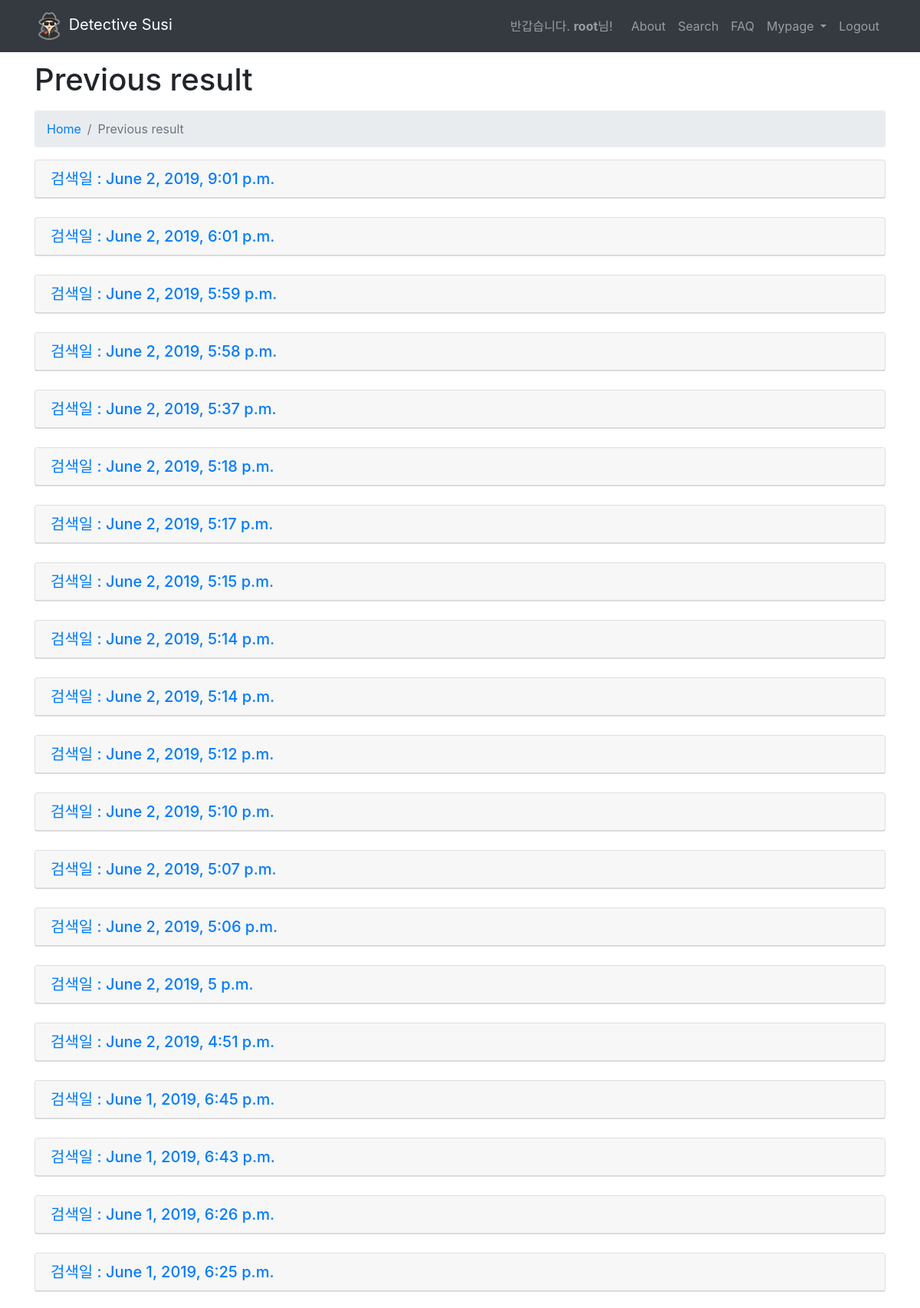
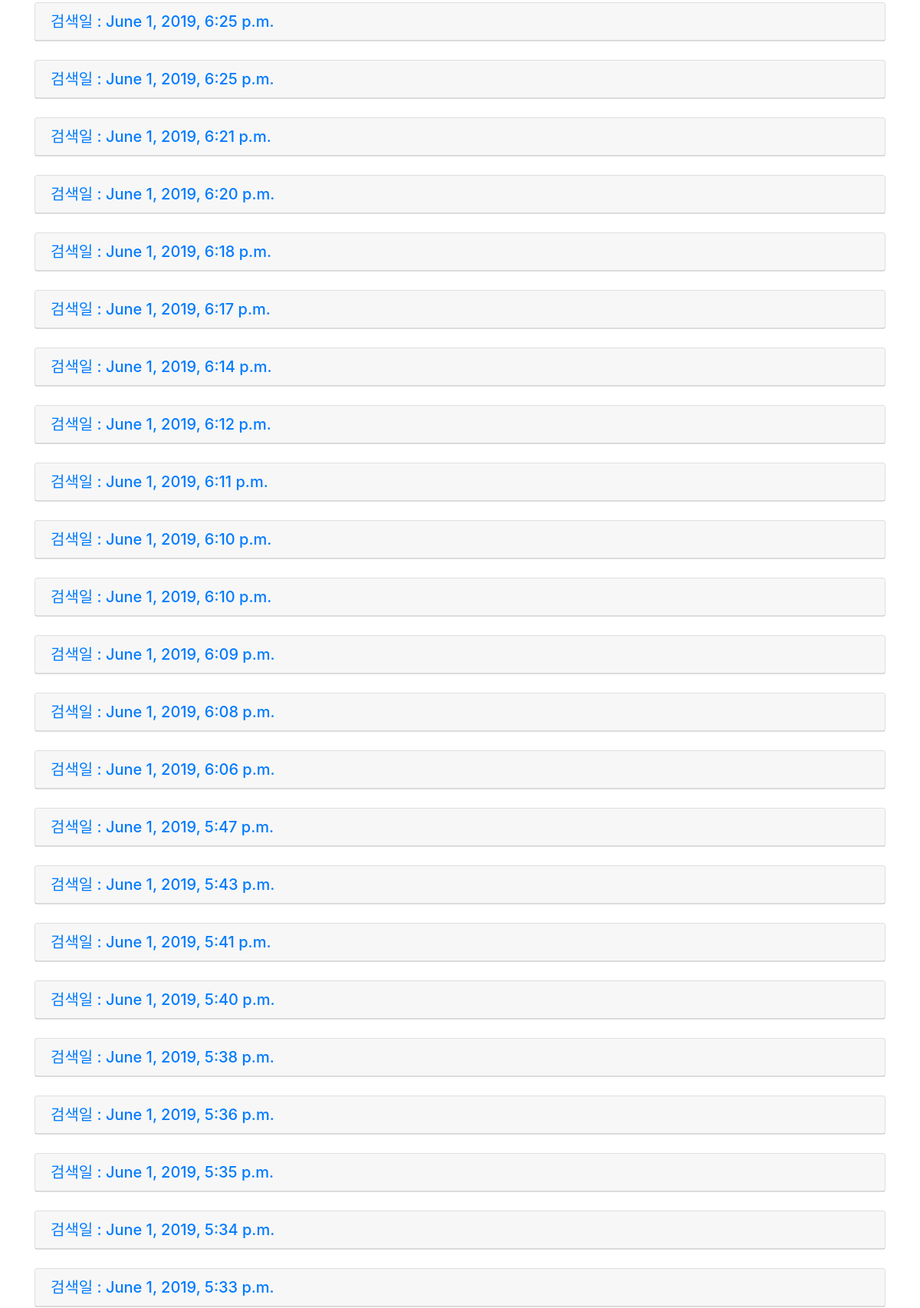
Page /result/ (signed in, upper part) on the committed database (2 pictures, top to bottom).
### detectivesusi/mysite/main/models.py (models this page shows, shortened)
class chk_value(models.Model):
	id = models.AutoField(primary_key=True)
	user = models.ForeignKey(User,on_delete=models.CASCADE)		#user
	preferwhere1 = models.CharField(null=True,blank=True,max_length=50)	#선호지역
	preferwhere2 = models.CharField(null=True,blank=True,max_length=50)
	preferwhere3 = models.CharField(null=True,blank=True,max_length=50)
	prefertype1 = models.CharField(null=True,blank=True,max_length=50)		#선호계열
	prefertype2 = models.CharField(null=True,blank=True,max_length=50)
	prefertype3 = models.CharField(null=True,blank=True,max_length=50)
	prefertype4 = models.CharField(null=True,blank=True,max_length=50)
	prefertype5 = models.CharField(null=True,blank=True,max_length=50)
	prefertype6 = models.CharField(null=True,blank=True,max_length=50)
	total_avgrate = models.FloatField(null=True,blank=True)		#평균 내신
	main_avgrate = models.FloatField(null=True,blank=True)		#주요과목 내신
	executive_cnt = models.IntegerField(null=True,blank=True)	#임원활동
	absent = models.IntegerField(null=True,blank=True)			#무단결석
	award_cnt = models.IntegerField(null=True,blank=True)		#수상경력
	circle_cnt = models.IntegerField(null=True,blank=True)		#동아리활동
	volunteer = models.IntegerField(null=True,blank=True)		#봉사시간
	reading = models.IntegerField(null=True,blank=True)			#독후감
	created_date = models.DateTimeField(null=True, blank=True)	#생성일

### detectivesusi/mysite/main/views.py (the view)
# urls.py: path('result/', views.result, name='result'),
def result(request):
    user = request.user
    datas = chk_value.objects.filter(user=user).order_by('-created_date')   # date 최신것 부터 목록뽑기
    context = {
        'chk_value':datas
    }
    return render(request,'main/result.html',context)

### detectivesusi/mysite/main/templates/main/result.html (shortened to what this page needs)
{% extends "main/layout.html" %}
{% load static %}
{% block content %}
<link rel="stylesheet" href="{% static 'css/search.css' %}">
  <div class="container">
    <h1 class="mt-4 mb-3">Previous result</h1>
    <ol class="breadcrumb">
      <li class="breadcrumb-item">
        <a href="{% url 'main:home' %}">Home</a>
      </li>
      <li class="breadcrumb-item active">Previous result</li>
    </ol>
{% if user.is_authenticated %}
    {% if chk_value %}
        {% for s in chk_value %}
 <div class="mb-4" id="accordion" role="tablist" aria-multiselectable="true">
      <div class="card">
        <div class="card-header" role="tab" id="headingOne{{s.id}}">
          <h5 class="mb-0">
            <a data-toggle="collapse" data-parent="#accordion" href="#collapseOne{{s.id}}" aria-expanded="true" aria-controls="collapseOne{{s.id}}">
            검색일 : {{s.created_date}}</a>
          </h5>
        </div>
      </div>
</div>
{% endfor %}
</div>
{% endif %}
  {% else %}
  <script type="text/javascript">
    alert('로그인이 필요합니다! \n로그인 화면으로 이동합니다.')
    window.location.href = '/login';
  </script>
{% endif %}
{% endblock %}

### detectivesusi/mysite/main/templates/main/layout.html (shortened to what this page needs)
{% load static %}
<html lang="kor">
<head>
    <link href="{% static 'vendor/bootstrap/css/bootstrap.min.css' %}" rel="stylesheet">
    <link href="{% static 'css/modern-business.css' %}" rel="stylesheet">
</head>
<body>
  <nav class="navbar fixed-top navbar-expand-lg navbar-dark bg-dark fixed-top">
    <div class="container">
      <a class="navbar-brand" href="{% url 'main:home' %}"><img src="{% static 'images/logo.png' %}" alt="logo"> Detective Susi</a>
      <div class="collapse navbar-collapse" id="navbarResponsive">
        <ul class="navbar-nav ml-auto">
          {% if user.is_authenticated %}
             <span class="navbar-text">
                반갑습니다. <b>{{user.username}}</b>님!
             </span>
          <li class="nav-item">
            <a class="nav-link" href="/about">About</a>
          </li>
          <li class="nav-item">
            <a class="nav-link" href="/search">Search</a>
          </li>
          <li class="nav-item">
            <a class="nav-link" href="/faq">FAQ</a>
          </li>
          <li class="nav-item dropdown">
            <a class="nav-link dropdown-toggle" href="#" id="navbarDropdownMypage" data-toggle="dropdown" aria-haspopup="true" aria-expanded="false">
              Mypage
            </a>
          </li>
          <li><a class="nav-link" href="{% url 'main:logout' %}">Logout</a></li>
        {% endif %}
        </ul>
      </div>
    </div>
  </nav>
    {% block content %}
    {% endblock %}
</body>
</html>

### detectivesusi/mysite/static/css/modern-business.css (style rules this page uses)
body { padding-top: 56px; }

### rows in the picture
chk_value: created_date "June 2, 2019, 9:01 p.m."
chk_value: created_date "June 2, 2019, 6:01 p.m."
chk_value: created_date "June 2, 2019, 5:59 p.m."
chk_value: created_date "June 2, 2019, 5:58 p.m."
chk_value: created_date "June 2, 2019, 5:37 p.m."
chk_value: created_date "June 2, 2019, 5:18 p.m."
chk_value: created_date "June 2, 2019, 5:17 p.m."
chk_value: created_date "June 2, 2019, 5:15 p.m."
chk_value: created_date "June 2, 2019, 5:14 p.m."
chk_value: created_date "June 2, 2019, 5:14 p.m."
chk_value: created_date "June 2, 2019, 5:12 p.m."
chk_value: created_date "June 2, 2019, 5:10 p.m."
chk_value: created_date "June 2, 2019, 5:07 p.m."
chk_value: created_date "June 2, 2019, 5:06 p.m."
chk_value: created_date "June 2, 2019, 5 p.m."
chk_value: created_date "June 2, 2019, 4:51 p.m."
chk_value: created_date "June 1, 2019, 6:45 p.m."
chk_value: created_date "June 1, 2019, 6:43 p.m."
chk_value: created_date "June 1, 2019, 6:26 p.m."
chk_value: created_date "June 1, 2019, 6:25 p.m."
chk_value: created_date "June 1, 2019, 6:25 p.m."
chk_value: created_date "June 1, 2019, 6:25 p.m."
chk_value: created_date "June 1, 2019, 6:21 p.m."
chk_value: created_date "June 1, 2019, 6:20 p.m."
chk_value: created_date "June 1, 2019, 6:18 p.m."
chk_value: created_date "June 1, 2019, 6:17 p.m."
chk_value: created_date "June 1, 2019, 6:14 p.m."
chk_value: created_date "June 1, 2019, 6:12 p.m."
chk_value: created_date "June 1, 2019, 6:11 p.m."
chk_value: created_date "June 1, 2019, 6:10 p.m."
chk_value: created_date "June 1, 2019, 6:10 p.m."
chk_value: created_date "June 1, 2019, 6:09 p.m."
chk_value: created_date "June 1, 2019, 6:08 p.m."
chk_value: created_date "June 1, 2019, 6:06 p.m."
chk_value: created_date "June 1, 2019, 5:47 p.m."
chk_value: created_date "June 1, 2019, 5:43 p.m."

### other values in the picture
{{ user.username }} "root"
